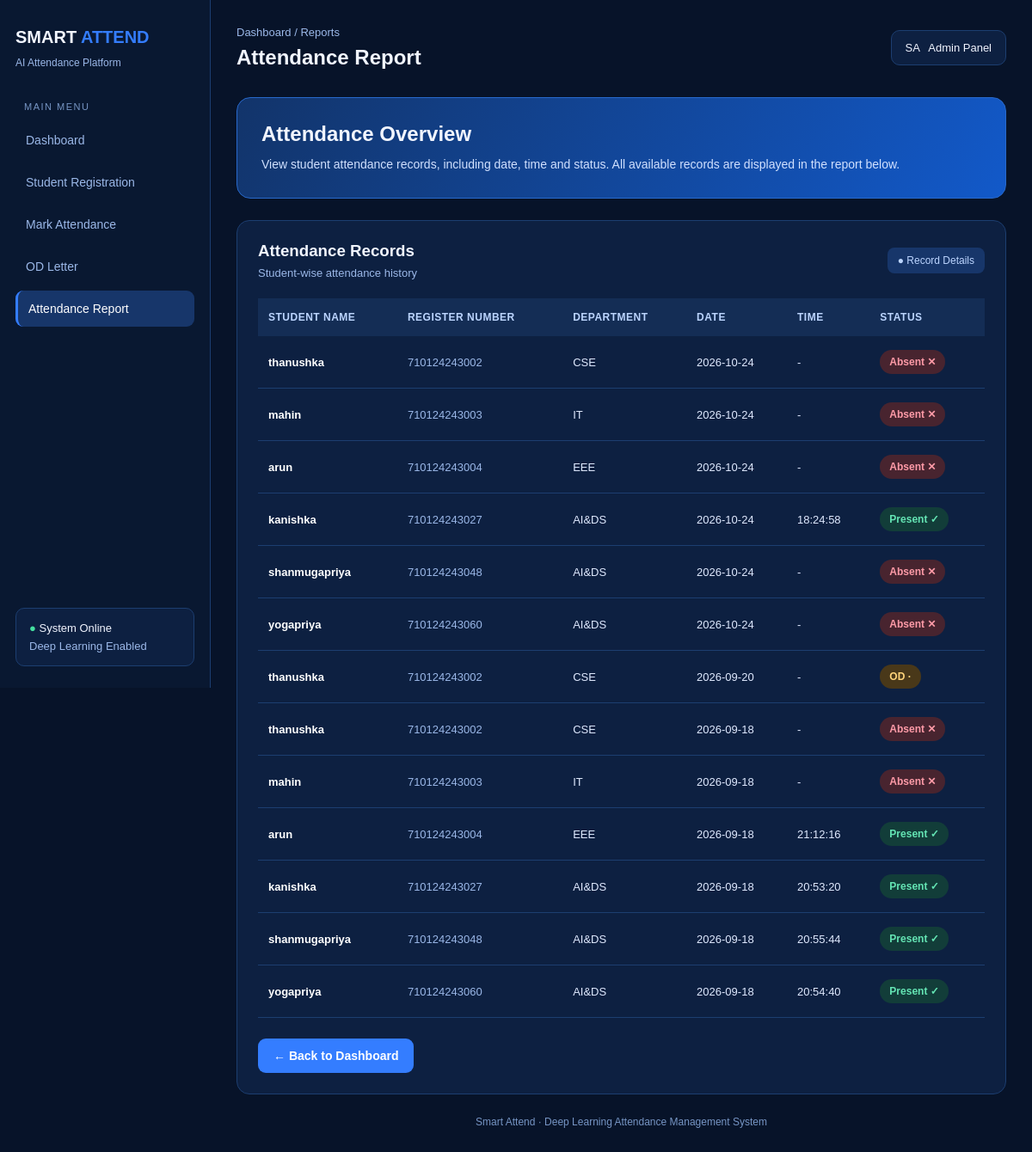
The page /report on the database as committed earlier.
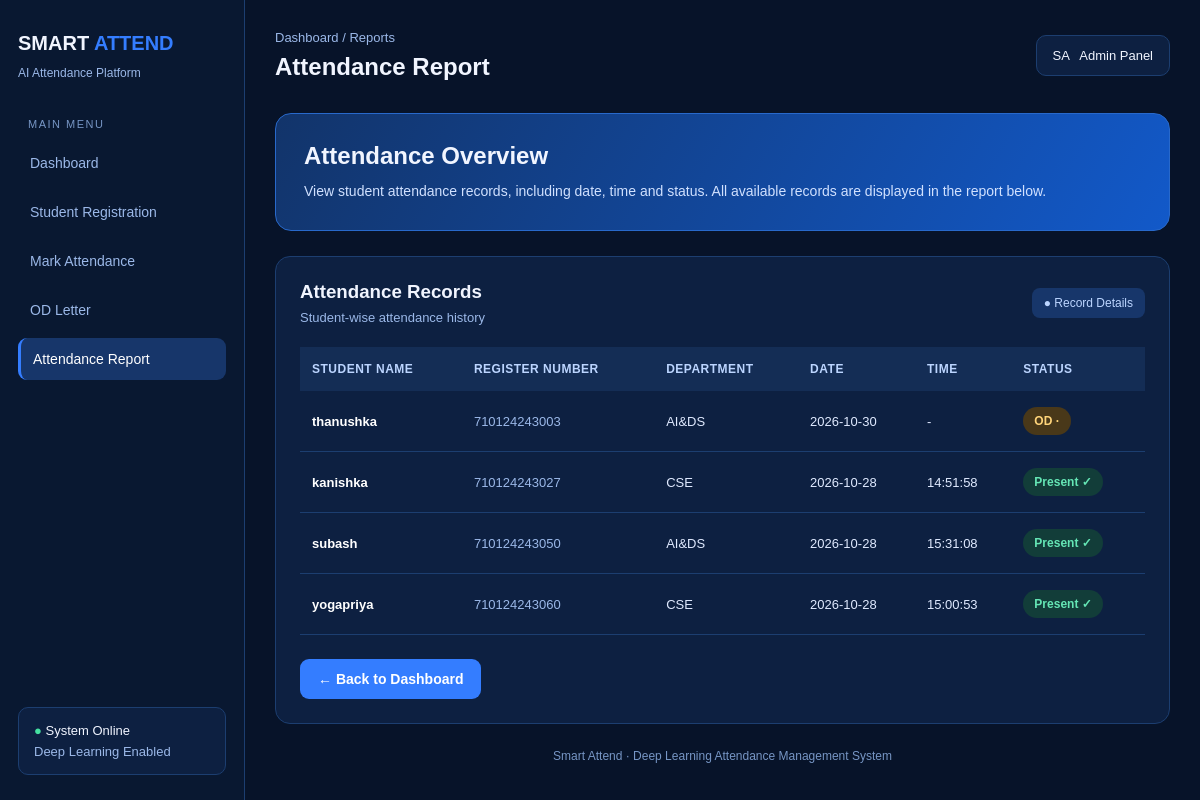
The same page on the database as committed later.
### tables this page shows
CREATE TABLE attendance (
            id INTEGER PRIMARY KEY AUTOINCREMENT,
            student_id INTEGER NOT NULL,
            date TEXT NOT NULL,
            time TEXT,
            status TEXT NOT NULL,
            FOREIGN KEY(student_id) REFERENCES students(id)
        );

CREATE TABLE students (
            id INTEGER PRIMARY KEY AUTOINCREMENT,
            name TEXT NOT NULL,
            register_number TEXT UNIQUE NOT NULL,
            department TEXT NOT NULL,
            face_image TEXT NOT NULL
        , current_year TEXT NOT NULL DEFAULT '', semester TEXT NOT NULL DEFAULT '', previous_marks TEXT NOT NULL DEFAULT '', college_name TEXT NOT NULL DEFAULT '', last_cgpa TEXT NOT NULL DEFAULT '', current_semester TEXT NOT NULL DEFAULT '', previous_semester_cgpa TEXT NOT NULL DEFAULT '');

### app.py (the view)
@app.route("/report")
def report():
    connection = get_connection()
    records = connection.execute("""
        SELECT
            students.name,
            students.register_number,
            students.department,
            attendance.date,
            attendance.time,
            attendance.status
        FROM attendance
        JOIN students
        ON attendance.student_id = students.id
        WHERE NOT (
            attendance.status IN ('Absent', 'Present')
            AND EXISTS (
                SELECT 1 FROM od_requests
                WHERE od_requests.student_id = attendance.student_id
                AND od_requests.date = attendance.date
            )
        )
        ORDER BY attendance.date DESC,
                 students.register_number
    """).fetchall()
    connection.close()
    return render_template("report.html", records=records)

### app.py (called while the page is built)
def get_connection():
    connection = sqlite3.connect("database.db", timeout=10)
    connection.row_factory = sqlite3.Row
    return connection

### templates/report.html (shortened to what this page needs)
<!DOCTYPE html>
<html lang="en">
<head>
</head>
<body>
<aside class="sidebar">
    <div class="brand">SMART <span>ATTEND</span></div>
    <div class="subtitle">AI Attendance Platform</div>
    <div class="nav-title">MAIN MENU</div>
    <nav>
        <a href="/" class="nav-link">Dashboard</a>
        <a href="/register" class="nav-link">Student Registration</a>
        <a href="/attendance" class="nav-link">Mark Attendance</a>
        <a href="/od" class="nav-link">OD Letter</a>
        <a href="/report" class="nav-link active">Attendance Report</a>
    </nav>
    <div class="online">
        <span>●</span> System Online
        <p style="color: var(--muted); margin-top: 6px;">
            Deep Learning Enabled
        </p>
    </div>
</aside>
<main class="main">
    <header class="topbar">
        <div>
            <div class="breadcrumb">Dashboard / Reports</div>
            <h2>Attendance Report</h2>
        </div>
        <div class="profile">SA &nbsp; Admin Panel</div>
    </header>
    <section class="hero">
        <h1>Attendance Overview</h1>
        <p>
            View student attendance records, including date, time and status.
            All available records are displayed in the report below.
        </p>
    </section>
    <section class="report-panel">
        <div class="report-heading">
            <div>
                <h3>Attendance Records</h3>
                <p>Student-wise attendance history</p>
            </div>
            <div class="report-label">● Record Details</div>
        </div>
        <div class="table-wrap">
            <table>
                <thead>
                    <tr>
                        <th>Student Name</th>
                        <th>Register Number</th>
                        <th>Department</th>
                        <th>Date</th>
                        <th>Time</th>
                        <th>Status</th>
                    </tr>
                </thead>
                <tbody>
                    {% for record in records %}
                    <tr>
                        <td class="student-name">
                            {{ record["name"] }}
                        </td>
                        <td class="reg-number">
                            {{ record["register_number"] }}
                        </td>
                        <td>{{ record["department"] }}</td>
                        <td>{{ record["date"] }}</td>
                        <td>{{ record["time"] }}</td>
                        <td>
                            {% if record["status"] == "Present" %}
                                <span class="status present">Present ✓</span>
                            {% elif record["status"] == "Absent" %}
                                <span class="status absent">Absent ✕</span>
                            {% else %}
                                <span class="status od">
                                    {{ record["status"] }} ·
                                </span>
                            {% endif %}
                        </td>
                    </tr>
                    {% endfor %}
                </tbody>
            </table>
        </div>
        <a href="/" class="back">← Back to Dashboard</a>
    </section>
    <div class="footer">
        Smart Attend · Deep Learning Attendance Management System
    </div>
</main>
</body>
</html>
</html>

### templates/report.html (style rules this page uses)
* { margin: 0; padding: 0; box-sizing: border-box; }
:root { --bg: #071329; --panel: #0d2041; --blue: #347dff; --text: #f1f5ff; --muted: #9bb8e8; --border: #1c3e70; }
body { font-family: Arial, sans-serif; background: var(--bg); color: var(--text); min-height: 100vh; }
.sidebar { width: 245px; height: 100vh; position: fixed; left: 0; top: 0; padding: 28px 18px; background: #091831; border-right: 1px solid var(--border); }
.brand { font-size: 20px; font-weight: bold; line-height: 1.5; margin-bottom: 8px; }
.brand span { color: var(--blue); }
.subtitle { color: var(--muted); font-size: 12px; margin-bottom: 38px; }
.nav-title { color: #7796c5; font-size: 11px; letter-spacing: 1.5px; margin: 24px 10px 12px; }
.nav-link { display: block; padding: 13px 12px; margin: 7px 0; color: var(--muted); text-decoration: none; border-radius: 9px; font-size: 14px; }
.nav-link:hover, .nav-link.active { background: #17366a; color: white; }
.nav-link.active { border-left: 3px solid var(--blue); }
.online { position: absolute; bottom: 25px; left: 18px; right: 18px; padding: 15px; background: var(--panel); border: 1px solid var(--border); border-radius: 10px; font-size: 13px; }
.online span { color: #45e0a0; }
.main { margin-left: 245px; padding: 30px; }
.topbar { display: flex; justify-content: space-between; align-items: center; gap: 15px; margin-bottom: 32px; }
.breadcrumb { color: var(--muted); font-size: 13px; margin-bottom: 8px; }
.topbar h2 { font-size: 24px; }
.profile { background: var(--panel); border: 1px solid var(--border); border-radius: 10px; padding: 12px 16px; font-size: 13px; }
.hero { padding: 28px; border-radius: 16px; margin-bottom: 25px; background: linear-gradient(120deg, #12346a, #1259c9); border: 1px solid #2869cb; }
.hero p { color: #d1e1ff; font-size: 14px; margin-top: 10px; line-height: 1.6; }
.report-panel { background: var(--panel); border: 1px solid var(--border); border-radius: 15px; padding: 24px; }
.report-heading { display: flex; justify-content: space-between; align-items: center; gap: 12px; margin-bottom: 22px; }
.report-heading p { color: var(--muted); font-size: 13px; margin-top: 7px; }
.report-label { padding: 8px 12px; background: #17366a; border-radius: 8px; color: #bcd5ff; font-size: 12px; white-space: nowrap; }
.table-wrap { width: 100%; overflow-x: auto; }
table { width: 100%; border-collapse: collapse; min-width: 750px; }
th { padding: 15px 12px; text-align: left; background: #142d55; color: #bcd5ff; font-size: 12px; text-transform: uppercase; letter-spacing: 0.5px; white-space: nowrap; }
td { padding: 16px 12px; border-bottom: 1px solid var(--border); font-size: 13px; color: #e0eaff; }
.student-name { font-weight: bold; color: white; }
.reg-number { color: var(--muted); }
.status { display: inline-block; padding: 7px 11px; border-radius: 20px; font-weight: bold; font-size: 12px; white-space: nowrap; }
.present { background: #123d39; color: #65e6b5; }
.od { background: #493819; color: #ffd47a; }
.back { display: inline-block; margin-top: 24px; padding: 12px 18px; background: var(--blue); color: white; text-decoration: none; border-radius: 9px; font-size: 14px; font-weight: bold; }
.footer { margin-top: 25px; color: #7796c5; font-size: 12px; text-align: center; }

Rows that differ between the two databases and show on the page:
removed attendance: name "thanushka", register_number "710124243002", department "CSE", date "2026-10-24", time "-", status "Absent ✕"
removed attendance: name "mahin", register_number "710124243003", department "IT", date "2026-10-24", time "-", status "Absent ✕"
removed attendance: name "arun", register_number "710124243004", department "EEE", date "2026-10-24", time "-", status "Absent ✕"
removed attendance: name "kanishka", register_number "710124243027", department "AI&DS", date "2026-10-24", time "18:24:58", status "Present ✓"
removed attendance: name "shanmugapriya", register_number "710124243048", department "AI&DS", date "2026-10-24", time "-", status "Absent ✕"
removed attendance: name "yogapriya", register_number "710124243060", department "AI&DS", date "2026-10-24", time "-", status "Absent ✕"
removed attendance: name "thanushka", register_number "710124243002", department "CSE", date "2026-09-18", time "-", status "Absent ✕"
removed attendance: name "mahin", register_number "710124243003", department "IT", date "2026-09-18", time "-", status "Absent ✕"
removed attendance: name "arun", register_number "710124243004", department "EEE", date "2026-09-18", time "21:12:16", status "Present ✓"
changed attendance "OD": register_number "710124243002" → "710124243003"; department "CSE" → "AI&DS"; date "2026-09-20" → "2026-10-30"
changed attendance "kanishka": department "AI&DS" → "CSE"; date "2026-09-18" → "2026-10-28"; time "20:53:20" → "14:51:58"
changed attendance: name "shanmugapriya" → "subash"; register_number "710124243048" → "710124243050"; date "2026-09-18" → "2026-10-28"; time "20:55:44" → "15:31:08"
changed attendance "yogapriya": department "AI&DS" → "CSE"; date "2026-09-18" → "2026-10-28"; time "20:54:40" → "15:00:53"
